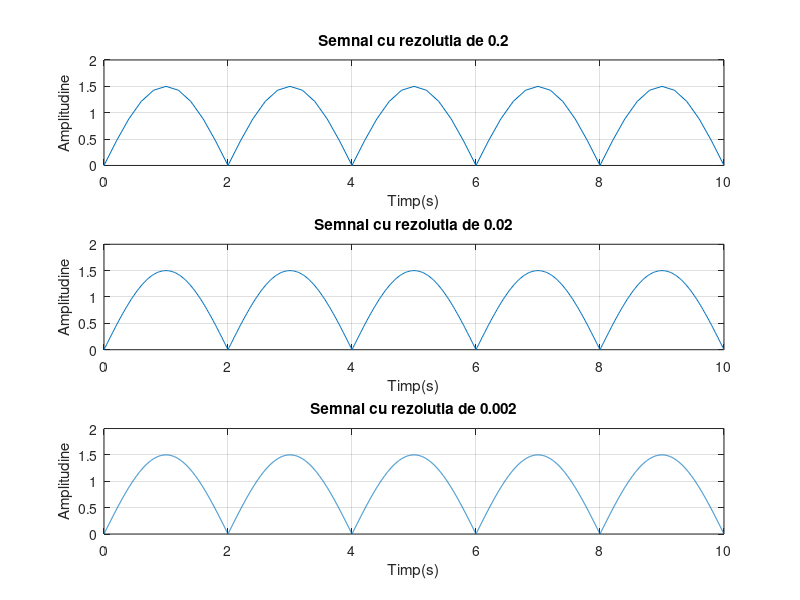

Here is the MATLAB script that generated this plot:
%Tema ex. 5

t1=0:0.2:10;                   %se parcurge t1 de la 0 la 10 cu rezolutia 0.2
x1=abs(1.5*sin(2*pi*0.25*t1)); %functia abs reprezinta modulul
subplot(3,1,1)
plot(t1,x1),grid,xlabel('Timp(s)'),ylabel('Amplitudine'),title('Semnal cu rezolutia de 0.2')

t2=0:0.02:10;                  %se parcurge t2 de la 0 la 10 cu rezolutia 0.02
x2=abs(1.5*sin(2*pi*0.25*t2));
subplot(3,1,2)
plot(t2,x2),grid,xlabel('Timp(s)'),ylabel('Amplitudine'),title('Semnal cu rezolutia de 0.02')

t3=0:0.002:10;                 %se parcurge t3 de la 0 la 10 cu rezolutia 0.002
x3=abs(1.5*sin(2*pi*0.25*t3));
subplot(3,1,3)
plot(t3,x3),grid,xlabel('Timp(s)'),ylabel('Amplitudine'),title('Semnal cu rezolutia de 0.002')



    